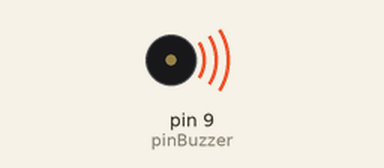
Bench run of a sketch on a simulated Arduino Uno, built with avr-gcc and run on an emulated ATmega328P. Shown: buzzer (waves = sounding).

Above: at 0.5 s.
At 5.0 s:
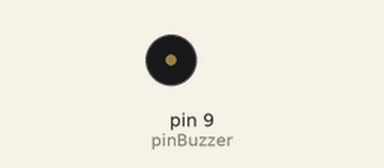
Timing chart, 0 to 6.9 s (numbered marks = the images above):
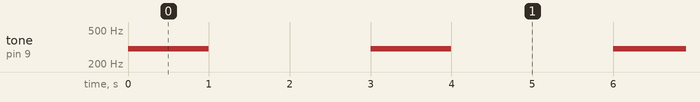

Measured:
- by itself, tone on pin 9 (pinBuzzer): alternates 300 Hz for 1.0 s and silent for 2.0 s

The sketch:

text_1.ino
```cpp
int pinBuzzer = 9;
void setup()
{
  pinMode(pinBuzzer, OUTPUT);
}
void loop() {
   long frequency = 300;

   tone(pinBuzzer, frequency );
   delay(1000);

   noTone(pinBuzzer);
   delay(2000);
}
```
